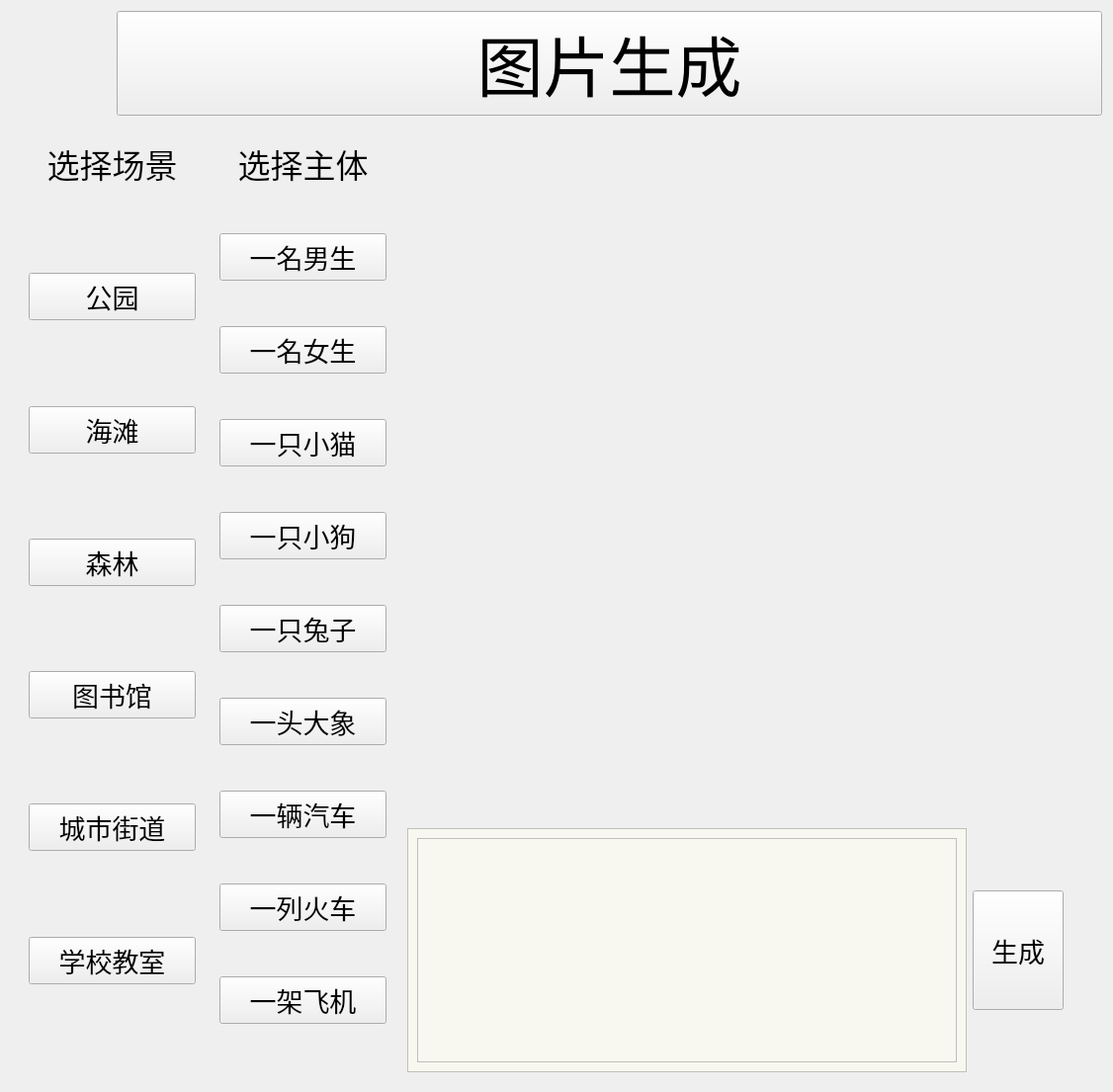
      <widget class="QWidget" name="o7">
       <layout class="QVBoxLayout" name="verticalLayout_7">
        <item>
         <layout class="QHBoxLayout" name="horizontalLayout">
          <item>
           <widget class="QLabel" name="label_17">
            <property name="minimumSize">
             <size>
              <width>101</width>
              <height>101</height>
             </size>
            </property>
            <property name="maximumSize">
             <size>
              <width>101</width>
              <height>101</height>
             </size>
            </property>
            <property name="styleSheet">
             <string notr="true">background-image: url(:/media/生成图片.png);</string>
            </property>
            <property name="text">
             <string/>
            </property>
           </widget>
          </item>
          <item>
           <widget class="QPushButton" name="image_generation">
            <property name="font">
             <font>
              <pointsize>50</pointsize>
             </font>
            </property>
            <property name="text">
             <string>图片生成</string>
            </property>
           </widget>
          </item>
         </layout>
        </item>
        <item>
         <widget class="QStackedWidget" name="stackedWidget_3">
          <property name="currentIndex">
           <number>0</number>
          </property>
          <widget class="QWidget" name="page_4">
           <layout class="QGridLayout" name="gridLayout_10">
            <item row="0" column="2" rowspan="5">
             <widget class="QWidget" name="main_item" native="true">
              <layout class="QVBoxLayout" name="verticalLayout_13">
               <item>
                <layout class="QVBoxLayout" name="verticalLayout_10">
                 <item>
                  <widget class="QLabel" name="label_20">
                   <property name="sizePolicy">
                    <sizepolicy hsizetype="Preferred" vsizetype="Maximum">
                     <horstretch>0</horstretch>
                     <verstretch>0</verstretch>
                    </sizepolicy>
                   </property>
                   <property name="font">
                    <font>
                     <pointsize>25</pointsize>
                    </font>
                   </property>
                   <property name="text">
                    <string>  选择主体  </string>
                   </property>
                   <property name="alignment">
                    <set>Qt::AlignCenter</set>
                   </property>
                  </widget>
                 </item>
                 <item>
                  <spacer name="verticalSpacer_26">
                   <property name="orientation">
                    <enum>Qt::Vertical</enum>
                   </property>
                   <property name="sizeHint" stdset="0">
                    <size>
                     <width>20</width>
                     <height>40</height>
                    </size>
                   </property>
                  </spacer>
                 </item>
                 <item>
                  <widget class="QPushButton" name="wanx_boy">
                   <property name="font">
                    <font>
                     <pointsize>20</pointsize>
                    </font>
                   </property>
                   <property name="cursor">
                    <cursorShape>PointingHandCursor</cursorShape>
                   </property>
                   <property name="text">
                    <string>一名男生</string>
                   </property>
                  </widget>
                 </item>
                 <item>
                  <spacer name="verticalSpacer_29">
                   <property name="orientation">
                    <enum>Qt::Vertical</enum>
                   </property>
                   <property name="sizeHint" stdset="0">
                    <size>
                     <width>20</width>
                     <height>40</height>
                    </size>
                   </property>
                  </spacer>
                 </item>
                 <item>
                  <widget class="QPushButton" name="wanx_girl">
                   <property name="font">
                    <font>
                     <pointsize>20</pointsize>
                    </font>
                   </property>
                   <property name="cursor">
                    <cursorShape>PointingHandCursor</cursorShape>
                   </property>
                   <property name="text">
                    <string>一名女生</string>
                   </property>
                  </widget>
                 </item>
                 <item>
                  <spacer name="verticalSpacer_28">
                   <property name="orientation">
                    <enum>Qt::Vertical</enum>
                   </property>
                   <property name="sizeHint" stdset="0">
                    <size>
                     <width>20</width>
                     <height>40</height>
                    </size>
                   </property>
                  </spacer>
                 </item>
                 <item>
                  <widget class="QPushButton" name="wanx_cat">
                   <property name="font">
                    <font>
                     <pointsize>20</pointsize>
                    </font>
                   </property>
                   <property name="cursor">
                    <cursorShape>PointingHandCursor</cursorShape>
                   </property>
                   <property name="text">
                    <string>一只小猫</string>
                   </property>
                  </widget>
                 </item>
                 <item>
                  <spacer name="verticalSpacer_30">
                   <property name="orientation">
                    <enum>Qt::Vertical</enum>
                   </property>
                   <property name="sizeHint" stdset="0">
                    <size>
                     <width>20</width>
                     <height>40</height>
                    </size>
                   </property>
                  </spacer>
                 </item>
                 <item>
                  <widget class="QPushButton" name="wanx_dog">
                   <property name="font">
                    <font>
                     <pointsize>20</pointsize>
                    </font>
                   </property>
                   <property name="cursor">
                    <cursorShape>PointingHandCursor</cursorShape>
                   </property>
                   <property name="text">
                    <string>一只小狗</string>
                   </property>
                  </widget>
                 </item>
                 <item>
                  <spacer name="verticalSpacer_46">
                   <property name="orientation">
                    <enum>Qt::Vertical</enum>
                   </property>
                   <property name="sizeHint" stdset="0">
                    <size>
                     <width>20</width>
                     <height>40</height>
                    </size>
                   </property>
                  </spacer>
                 </item>
                 <item>
                  <widget class="QPushButton" name="wanx_rabbit">
                   <property name="font">
                    <font>
                     <pointsize>20</pointsize>
                    </font>
                   </property>
                   <property name="cursor">
                    <cursorShape>PointingHandCursor</cursorShape>
                   </property>
                   <property name="text">
                    <string>一只兔子</string>
                   </property>
                  </widget>
                 </item>
                 <item>
                  <spacer name="verticalSpacer_37">
                   <property name="orientation">
                    <enum>Qt::Vertical</enum>
                   </property>
                   <property name="sizeHint" stdset="0">
                    <size>
                     <width>20</width>
                     <height>40</height>
                    </size>
                   </property>
                  </spacer>
                 </item>
                 <item>
                  <widget class="QPushButton" name="wanx_elphant">
                   <property name="font">
                    <font>
                     <pointsize>20</pointsize>
                    </font>
                   </property>
                   <property name="cursor">
                    <cursorShape>PointingHandCursor</cursorShape>
                   </property>
                   <property name="text">
                    <string>一头大象</string>
                   </property>
                  </widget>
                 </item>
                 <item>
                  <spacer name="verticalSpacer_47">
                   <property name="orientation">
                    <enum>Qt::Vertical</enum>
                   </property>
                   <property name="sizeHint" stdset="0">
                    <size>
                     <width>20</width>
                     <height>40</height>
                    </size>
                   </property>
                  </spacer>
                 </item>
                 <item>
                  <widget class="QPushButton" name="wanx_car">
                   <property name="font">
                    <font>
                     <pointsize>20</pointsize>
                    </font>
                   </property>
                   <property name="cursor">
                    <cursorShape>PointingHandCursor</cursorShape>
                   </property>
                   <property name="text">
                    <string>一辆汽车</string>
                   </property>
                  </widget>
                 </item>
                 <item>
                  <spacer name="verticalSpacer_48">
                   <property name="orientation">
                    <enum>Qt::Vertical</enum>
                   </property>
                   <property name="sizeHint" stdset="0">
                    <size>
                     <width>20</width>
                     <height>40</height>
                    </size>
                   </property>
                  </spacer>
                 </item>
                 <item>
                  <widget class="QPushButton" name="wanx_train">
                   <property name="font">
                    <font>
                     <pointsize>20</pointsize>
                    </font>
                   </property>
                   <property name="cursor">
                    <cursorShape>PointingHandCursor</cursorShape>
                   </property>
                   <property name="text">
                    <string>一列火车</string>
                   </property>
                  </widget>
                 </item>
                 <item>
                  <spacer name="verticalSpacer_27">
                   <property name="orientation">
                    <enum>Qt::Vertical</enum>
                   </property>
                   <property name="sizeHint" stdset="0">
                    <size>
                     <width>20</width>
                     <height>40</height>
                    </size>
                   </property>
                  </spacer>
                 </item>
                 <item>
                  <widget class="QPushButton" name="wanx_plane">
                   <property name="font">
                    <font>
                     <pointsize>20</pointsize>
                    </font>
                   </property>
                   <property name="cursor">
                    <cursorShape>PointingHandCursor</cursorShape>
                   </property>
                   <property name="text">
                    <string>一架飞机</string>
                   </property>
                  </widget>
                 </item>
                 <item>
                  <spacer name="verticalSpacer_33">
                   <property name="orientation">
                    <enum>Qt::Vertical</enum>
                   </property>
                   <property name="sizeHint" stdset="0">
                    <size>
                     <width>20</width>
                     <height>40</height>
                    </size>
                   </property>
                  </spacer>
                 </item>
                </layout>
               </item>
              </layout>
             </widget>
            </item>
            <item row="0" column="1" rowspan="5">
             <widget class="QWidget" name="scene" native="true">
              <property name="styleSheet">
               <string notr="true"/>
              </property>
              <layout class="QVBoxLayout" name="verticalLayout_14">
               <item>
                <layout class="QVBoxLayout" name="verticalLayout_9">
                 <property name="sizeConstraint">
                  <enum>QLayout::SetDefaultConstraint</enum>
                 </property>
                 <item>
                  <widget class="QLabel" name="label_19">
                   <property name="sizePolicy">
                    <sizepolicy hsizetype="Preferred" vsizetype="Maximum">
                     <horstretch>0</horstretch>
                     <verstretch>0</verstretch>
                    </sizepolicy>
                   </property>
                   <property name="font">
                    <font>
                     <pointsize>25</pointsize>
                    </font>
                   </property>
                   <property name="text">
                    <string>  选择场景  </string>
                   </property>
                   <property name="alignment">
                    <set>Qt::AlignCenter</set>
                   </property>
                  </widget>
                 </item>
                 <item>
                  <spacer name="verticalSpacer_22">
                   <property name="orientation">
                    <enum>Qt::Vertical</enum>
                   </property>
                   <property name="sizeHint" stdset="0">
                    <size>
                     <width>20</width>
                     <height>40</height>
                    </size>
                   </property>
                  </spacer>
                 </item>
                 <item>
                  <widget class="QPushButton" name="wanx_park">
                   <property name="font">
                    <font>
                     <pointsize>20</pointsize>
                    </font>
                   </property>
                   <property name="cursor">
                    <cursorShape>PointingHandCursor</cursorShape>
                   </property>
                   <property name="text">
                    <string>公园</string>
                   </property>
                  </widget>
                 </item>
                 <item>
                  <spacer name="verticalSpacer_23">
                   <property name="orientation">
                    <enum>Qt::Vertical</enum>
                   </property>
                   <property name="sizeHint" stdset="0">
                    <size>
                     <width>20</width>
                     <height>40</height>
                    </size>
                   </property>
                  </spacer>
                 </item>
                 <item>
                  <widget class="QPushButton" name="wanx_beach">
                   <property name="sizePolicy">
                    <sizepolicy hsizetype="Preferred" vsizetype="Fixed">
                     <horstretch>0</horstretch>
                     <verstretch>0</verstretch>
                    </sizepolicy>
                   </property>
                   <property name="font">
                    <font>
                     <pointsize>20</pointsize>
                    </font>
                   </property>
                   <property name="cursor">
                    <cursorShape>PointingHandCursor</cursorShape>
                   </property>
                   <property name="text">
                    <string>海滩</string>
                   </property>
                  </widget>
                 </item>
                 <item>
                  <spacer name="verticalSpacer_24">
                   <property name="orientation">
                    <enum>Qt::Vertical</enum>
                   </property>
                   <property name="sizeHint" stdset="0">
                    <size>
                     <width>20</width>
                     <height>40</height>
                    </size>
                   </property>
                  </spacer>
                 </item>
                 <item>
                  <widget class="QPushButton" name="wanx_wood">
                   <property name="sizePolicy">
                    <sizepolicy hsizetype="Preferred" vsizetype="Fixed">
                     <horstretch>0</horstretch>
                     <verstretch>0</verstretch>
                    </sizepolicy>
                   </property>
                   <property name="font">
                    <font>
                     <pointsize>20</pointsize>
                    </font>
                   </property>
                   <property name="cursor">
                    <cursorShape>PointingHandCursor</cursorShape>
                   </property>
                   <property name="text">
                    <string>森林</string>
                   </property>
                  </widget>
                 </item>
                 <item>
                  <spacer name="verticalSpacer_25">
                   <property name="orientation">
                    <enum>Qt::Vertical</enum>
                   </property>
                   <property name="sizeHint" stdset="0">
                    <size>
                     <width>20</width>
                     <height>40</height>
                    </size>
                   </property>
                  </spacer>
                 </item>
                 <item>
                  <widget class="QPushButton" name="wanx_library">
                   <property name="sizePolicy">
                    <sizepolicy hsizetype="Preferred" vsizetype="Fixed">
                     <horstretch>0</horstretch>
                     <verstretch>0</verstretch>
                    </sizepolicy>
                   </property>
                   <property name="font">
                    <font>
                     <pointsize>20</pointsize>
                    </font>
                   </property>
                   <property name="cursor">
                    <cursorShape>PointingHandCursor</cursorShape>
                   </property>
                   <property name="text">
                    <string>图书馆</string>
                   </property>
                  </widget>
                 </item>
                 <item>
                  <spacer name="verticalSpacer_31">
                   <property name="orientation">
                    <enum>Qt::Vertical</enum>
                   </property>
                   <property name="sizeHint" stdset="0">
                    <size>
                     <width>20</width>
                     <height>40</height>
                    </size>
                   </property>
                  </spacer>
                 </item>
                 <item>
                  <widget class="QPushButton" name="wanx_city">
                   <property name="sizePolicy">
                    <sizepolicy hsizetype="Preferred" vsizetype="Fixed">
                     <horstretch>0</horstretch>
                     <verstretch>0</verstretch>
                    </sizepolicy>
                   </property>
                   <property name="font">
                    <font>
                     <pointsize>20</pointsize>
                    </font>
                   </property>
                   <property name="cursor">
                    <cursorShape>PointingHandCursor</cursorShape>
                   </property>
                   <property name="text">
                    <string>城市街道</string>
                   </property>
                  </widget>
                 </item>
                 <item>
                  <spacer name="verticalSpacer_21">
                   <property name="orientation">
                    <enum>Qt::Vertical</enum>
                   </property>
                   <property name="sizeHint" stdset="0">
                    <size>
                     <width>20</width>
                     <height>40</height>
                    </size>
                   </property>
                  </spacer>
                 </item>
                 <item>
                  <widget class="QPushButton" name="wanx_classroom">
                   <property name="font">
                    <font>
                     <pointsize>20</pointsize>
                    </font>
                   </property>
                   <property name="cursor">
                    <cursorShape>PointingHandCursor</cursorShape>
                   </property>
                   <property name="text">
                    <string>学校教室</string>
                   </property>
                  </widget>
                 </item>
                 <item>
                  <spacer name="verticalSpacer_32">
                   <property name="orientation">
                    <enum>Qt::Vertical</enum>
                   </property>
                   <property name="sizeHint" stdset="0">
                    <size>
                     <width>20</width>
                     <height>40</height>
                    </size>
                   </property>
                  </spacer>
                 </item>
                </layout>
               </item>
              </layout>
             </widget>
            </item>
            <item row="0" column="3" colspan="8">
             <widget class="QLabel" name="image_generation_show">
              <property name="sizePolicy">
               <sizepolicy hsizetype="Expanding" vsizetype="Expanding">
                <horstretch>0</horstretch>
                <verstretch>0</verstretch>
               </sizepolicy>
              </property>
              <property name="minimumSize">
               <size>
                <width>700</width>
                <height>700</height>
               </size>
              </property>
              <property name="maximumSize">
               <size>
                <width>167777</width>
                <height>700</height>
               </size>
              </property>
              <property name="font">
               <font>
                <pointsize>30</pointsize>
               </font>
              </property>
              <property name="styleSheet">
               <string notr="true"/>
              </property>
              <property name="text">
               <string/>
              </property>
             </widget>
            </item>
            <item row="1" column="4" rowspan="4">
             <widget class="QScrollArea" name="scrollArea_3">
              <property name="styleSheet">
               <string notr="true">background-color: rgb(248, 247, 240);</string>
              </property>
              <property name="widgetResizable">
               <bool>true</bool>
              </property>
              <widget class="QWidget" name="scrollAreaWidgetContents_2">
               <property name="geometry">
                <rect>
                 <x>0</x>
                 <y>0</y>
                 <width>955</width>
                 <height>138</height>
                </rect>
               </property>
               <layout class="QHBoxLayout" name="horizontalLayout_3">
                <item>
                 <widget class="QTextEdit" name="wanx_text">
                  <property name="font">
                   <font>
                    <pointsize>17</pointsize>
                   </font>
                  </property>
                 </widget>
                </item>
               </layout>
              </widget>
             </widget>
            </item>
            <item row="2" column="5" rowspan="2">
             <widget class="QPushButton" name="wanx_pub">
              <property name="sizePolicy">
               <sizepolicy hsizetype="Minimum" vsizetype="Preferred">
                <horstretch>0</horstretch>
                <verstretch>0</verstretch>
               </sizepolicy>
              </property>
              <property name="minimumSize">
               <size>
                <width>0</width>
                <height>70</height>
               </size>
              </property>
              <property name="font">
               <font>
                <pointsize>20</pointsize>
               </font>
              </property>
              <property name="cursor">
               <cursorShape>PointingHandCursor</cursorShape>
              </property>
              <property name="text">
               <string>  生成  </string>
              </property>
             </widget>
            </item>
           </layout>
          </widget>
          <widget class="QWidget" name="page_5"/>
         </widget>
        </item>
       </layout>
      </widget>
